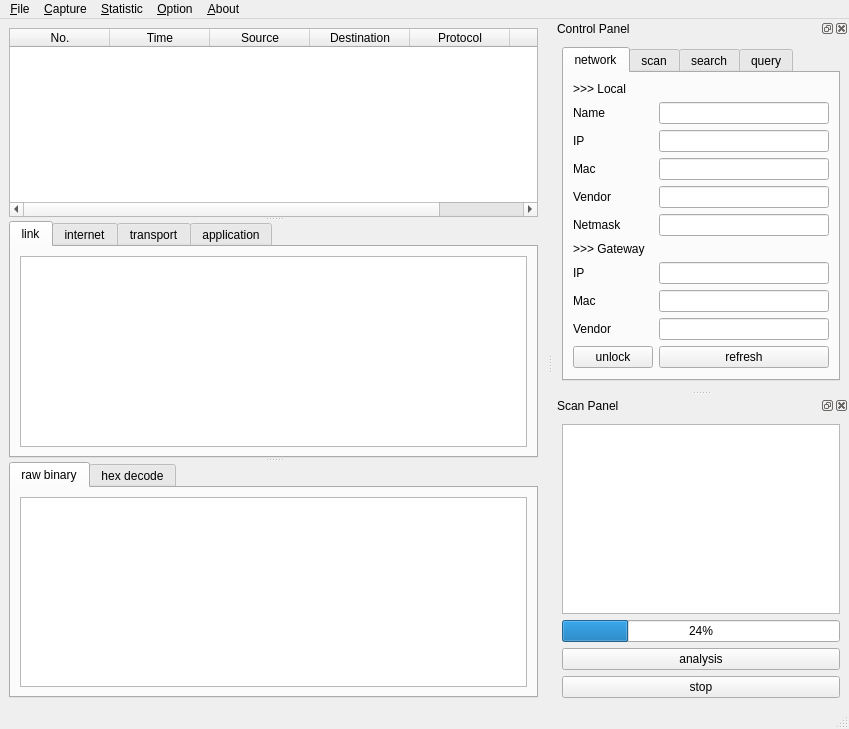
<?xml version="1.0" encoding="UTF-8"?>
<ui version="4.0">
 <class>MainWindow</class>
 <widget class="QMainWindow" name="MainWindow">
  <property name="geometry">
   <rect>
    <x>0</x>
    <y>0</y>
    <width>849</width>
    <height>729</height>
   </rect>
  </property>
  <property name="windowTitle">
   <string>MainWindow</string>
  </property>
  <widget class="QWidget" name="centralwidget">
   <layout class="QHBoxLayout" name="horizontalLayout_8">
    <item>
     <widget class="QSplitter" name="splitter">
      <property name="orientation">
       <enum>Qt::Vertical</enum>
      </property>
      <widget class="QTableWidget" name="conciseInfoTable">
       <property name="showGrid">
        <bool>false</bool>
       </property>
       <column>
        <property name="text">
         <string>No.</string>
        </property>
       </column>
       <column>
        <property name="text">
         <string>Time</string>
        </property>
       </column>
       <column>
        <property name="text">
         <string>Source</string>
        </property>
       </column>
       <column>
        <property name="text">
         <string>Destination</string>
        </property>
       </column>
       <column>
        <property name="text">
         <string>Protocol</string>
        </property>
       </column>
       <column>
        <property name="text">
         <string>Length</string>
        </property>
       </column>
      </widget>
      <widget class="QTabWidget" name="verboseInfoTab">
       <property name="currentIndex">
        <number>0</number>
       </property>
       <widget class="QWidget" name="linkTab">
        <attribute name="title">
         <string>link</string>
        </attribute>
        <layout class="QVBoxLayout" name="verticalLayout_7">
         <item>
          <widget class="QPlainTextEdit" name="linkTextEdit"/>
         </item>
        </layout>
       </widget>
       <widget class="QWidget" name="interTab">
        <attribute name="title">
         <string>internet</string>
        </attribute>
        <layout class="QVBoxLayout" name="verticalLayout_6">
         <item>
          <widget class="QPlainTextEdit" name="interTextEdit"/>
         </item>
        </layout>
       </widget>
       <widget class="QWidget" name="transTab">
        <attribute name="title">
         <string>transport</string>
        </attribute>
        <layout class="QVBoxLayout" name="verticalLayout_5">
         <item>
          <widget class="QPlainTextEdit" name="TransTextEdit"/>
         </item>
        </layout>
       </widget>
       <widget class="QWidget" name="appTab">
        <attribute name="title">
         <string>application</string>
        </attribute>
        <layout class="QVBoxLayout" name="verticalLayout_4">
         <item>
          <widget class="QPlainTextEdit" name="appTextEdit"/>
         </item>
        </layout>
       </widget>
      </widget>
      <widget class="QTabWidget" name="decodeInfoTab">
       <property name="currentIndex">
        <number>0</number>
       </property>
       <widget class="QWidget" name="rawTab">
        <attribute name="title">
         <string>raw binary</string>
        </attribute>
        <layout class="QVBoxLayout" name="verticalLayout_8">
         <item>
          <widget class="QPlainTextEdit" name="rawTextEdit"/>
         </item>
        </layout>
       </widget>
       <widget class="QWidget" name="hexTab">
        <attribute name="title">
         <string>hex decode</string>
        </attribute>
        <layout class="QVBoxLayout" name="verticalLayout_9">
         <item>
          <widget class="QPlainTextEdit" name="hexTextEdit"/>
         </item>
        </layout>
       </widget>
      </widget>
     </widget>
    </item>
   </layout>
  </widget>
  <widget class="QMenuBar" name="menubar">
   <property name="geometry">
    <rect>
     <x>0</x>
     <y>0</y>
     <width>849</width>
     <height>26</height>
    </rect>
   </property>
   <widget class="QMenu" name="menu_File">
    <property name="title">
     <string>&amp;File</string>
    </property>
    <widget class="QMenu" name="menu_export">
     <property name="title">
      <string>&amp;export</string>
     </property>
     <widget class="QMenu" name="menuNetwork_info">
      <property name="title">
       <string>&amp;network info</string>
      </property>
      <addaction name="actionNetCSV"/>
      <addaction name="actionNetJSON"/>
      <addaction name="actionNetPlain"/>
     </widget>
     <widget class="QMenu" name="menuLAN_info">
      <property name="title">
       <string>&amp;LAN info</string>
      </property>
      <addaction name="actionLANCSV"/>
      <addaction name="actionLANJSON"/>
      <addaction name="actionLANPlain"/>
     </widget>
     <widget class="QMenu" name="menuPackets_info">
      <property name="title">
       <string>&amp;packets info</string>
      </property>
      <addaction name="actionPktCSV"/>
      <addaction name="actionPktJSON"/>
      <addaction name="actionPktPlain"/>
     </widget>
     <addaction name="menuNetwork_info"/>
     <addaction name="menuLAN_info"/>
     <addaction name="menuPackets_info"/>
    </widget>
    <addaction name="action_Save"/>
    <addaction name="action_Open"/>
    <addaction name="separator"/>
    <addaction name="menu_export"/>
    <addaction name="separator"/>
    <addaction name="action_close"/>
   </widget>
   <widget class="QMenu" name="menu_Capture">
    <property name="title">
     <string>&amp;Capture</string>
    </property>
    <addaction name="action_Start"/>
    <addaction name="separator"/>
    <addaction name="action_Stop"/>
    <addaction name="separator"/>
    <addaction name="action_Restart"/>
   </widget>
   <widget class="QMenu" name="menu_Statistic">
    <property name="title">
     <string>&amp;Statistic</string>
    </property>
    <widget class="QMenu" name="menu_protocol">
     <property name="title">
      <string>&amp;protocol</string>
     </property>
     <addaction name="action_ProBar"/>
     <addaction name="action_ProHbar"/>
     <addaction name="action_ProPie"/>
    </widget>
    <widget class="QMenu" name="menu_length">
     <property name="title">
      <string>&amp;length</string>
     </property>
     <addaction name="action_LenBar"/>
     <addaction name="action_LenHbar"/>
     <addaction name="action_LenPie"/>
    </widget>
    <widget class="QMenu" name="menu_time">
     <property name="title">
      <string>&amp;time</string>
     </property>
     <addaction name="action_TimeBar"/>
     <addaction name="action_TimeHbar"/>
     <addaction name="action_TimePie"/>
    </widget>
    <addaction name="menu_protocol"/>
    <addaction name="menu_length"/>
    <addaction name="menu_time"/>
   </widget>
   <widget class="QMenu" name="menu_Option">
    <property name="title">
     <string>&amp;Option</string>
    </property>
    <addaction name="separator"/>
    <addaction name="action_Filter"/>
    <addaction name="separator"/>
    <addaction name="action_RefreshRank"/>
   </widget>
   <widget class="QMenu" name="menu_About">
    <property name="title">
     <string>&amp;About</string>
    </property>
    <addaction name="action_Help"/>
    <addaction name="separator"/>
    <addaction name="action_Author"/>
    <addaction name="separator"/>
    <addaction name="action_Rank"/>
   </widget>
   <addaction name="menu_File"/>
   <addaction name="menu_Capture"/>
   <addaction name="menu_Statistic"/>
   <addaction name="menu_Option"/>
   <addaction name="menu_About"/>
  </widget>
  <widget class="QStatusBar" name="statusbar"/>
  <widget class="QDockWidget" name="controlDock">
   <property name="enabled">
    <bool>true</bool>
   </property>
   <property name="floating">
    <bool>false</bool>
   </property>
   <property name="windowTitle">
    <string>Control Panel</string>
   </property>
   <attribute name="dockWidgetArea">
    <number>2</number>
   </attribute>
   <widget class="QWidget" name="controlDockContents">
    <layout class="QHBoxLayout" name="horizontalLayout_2">
     <item>
      <widget class="QTabWidget" name="controlTabManage">
       <property name="currentIndex">
        <number>0</number>
       </property>
       <property name="tabBarAutoHide">
        <bool>false</bool>
       </property>
       <widget class="QWidget" name="networkTab">
        <attribute name="title">
         <string>network</string>
        </attribute>
        <layout class="QFormLayout" name="formLayout">
         <item row="1" column="0">
          <widget class="QLabel" name="nameLabel">
           <property name="text">
            <string>Name</string>
           </property>
          </widget>
         </item>
         <item row="1" column="1">
          <widget class="QLineEdit" name="nameLineEdit"/>
         </item>
         <item row="2" column="0">
          <widget class="QLabel" name="ipLabel">
           <property name="text">
            <string>IP</string>
           </property>
          </widget>
         </item>
         <item row="2" column="1">
          <widget class="QLineEdit" name="ipLineEdit"/>
         </item>
         <item row="3" column="0">
          <widget class="QLabel" name="macLabel">
           <property name="text">
            <string>Mac</string>
           </property>
          </widget>
         </item>
         <item row="3" column="1">
          <widget class="QLineEdit" name="macLineEdit"/>
         </item>
         <item row="4" column="0">
          <widget class="QLabel" name="vendorLabel">
           <property name="text">
            <string>Vendor</string>
           </property>
          </widget>
         </item>
         <item row="4" column="1">
          <widget class="QLineEdit" name="vendorLineEdit"/>
         </item>
         <item row="5" column="0">
          <widget class="QLabel" name="netmaskLabel">
           <property name="text">
            <string>Netmask</string>
           </property>
          </widget>
         </item>
         <item row="5" column="1">
          <widget class="QLineEdit" name="netmaskLineEdit"/>
         </item>
         <item row="7" column="0">
          <widget class="QLabel" name="gwIpLabel">
           <property name="text">
            <string>IP</string>
           </property>
          </widget>
         </item>
         <item row="10" column="0">
          <widget class="QLabel" name="gwVendorLabel">
           <property name="text">
            <string>Vendor</string>
           </property>
          </widget>
         </item>
         <item row="10" column="1">
          <widget class="QLineEdit" name="gwVendorLineEdit"/>
         </item>
         <item row="13" column="1">
          <widget class="QPushButton" name="refreshButton">
           <property name="text">
            <string>refresh</string>
           </property>
          </widget>
         </item>
         <item row="0" column="0">
          <widget class="QLabel" name="localLabel">
           <property name="text">
            <string>&gt;&gt;&gt; Local</string>
           </property>
          </widget>
         </item>
         <item row="6" column="0">
          <widget class="QLabel" name="gwLabel">
           <property name="text">
            <string>&gt;&gt;&gt; Gateway</string>
           </property>
          </widget>
         </item>
         <item row="8" column="0">
          <widget class="QLabel" name="gwMacLabel">
           <property name="text">
            <string>Mac</string>
           </property>
          </widget>
         </item>
         <item row="13" column="0">
          <widget class="QPushButton" name="unlockButton">
           <property name="text">
            <string>unlock</string>
           </property>
          </widget>
         </item>
         <item row="7" column="1">
          <widget class="QLineEdit" name="gwIpLineEdit"/>
         </item>
         <item row="8" column="1">
          <widget class="QLineEdit" name="gwMacLineEdit"/>
         </item>
        </layout>
       </widget>
       <widget class="QWidget" name="scanTab">
        <attribute name="title">
         <string>scan</string>
        </attribute>
        <layout class="QVBoxLayout" name="verticalLayout_3">
         <item>
          <widget class="QLabel" name="rangeLabel">
           <property name="text">
            <string>Range</string>
           </property>
          </widget>
         </item>
         <item>
          <widget class="QLineEdit" name="rangeLineEdit"/>
         </item>
         <item>
          <widget class="QPushButton" name="rangeButton">
           <property name="text">
            <string>range scan</string>
           </property>
          </widget>
         </item>
         <item>
          <widget class="QLabel" name="maskLabel">
           <property name="text">
            <string>Mask</string>
           </property>
          </widget>
         </item>
         <item>
          <widget class="QLineEdit" name="maskLineEdit"/>
         </item>
         <item>
          <widget class="QPushButton" name="maskButton">
           <property name="text">
            <string>mask scan</string>
           </property>
          </widget>
         </item>
        </layout>
       </widget>
       <widget class="QWidget" name="searchTab">
        <attribute name="title">
         <string>search</string>
        </attribute>
        <layout class="QFormLayout" name="formLayout_4">
         <item row="0" column="0">
          <widget class="QLabel" name="searchLabel">
           <property name="text">
            <string>Search</string>
           </property>
          </widget>
         </item>
         <item row="0" column="1">
          <widget class="QLineEdit" name="searchLineEdit"/>
         </item>
         <item row="1" column="1">
          <widget class="QPushButton" name="searchButton">
           <property name="text">
            <string>search</string>
           </property>
          </widget>
         </item>
        </layout>
       </widget>
       <widget class="QWidget" name="ipinfoTab">
        <attribute name="title">
         <string>query</string>
        </attribute>
        <layout class="QFormLayout" name="formLayout_3">
         <item row="0" column="0">
          <widget class="QLabel" name="sipLabel">
           <property name="text">
            <string>Query IP</string>
           </property>
          </widget>
         </item>
         <item row="0" column="1">
          <widget class="QLineEdit" name="sipLineEdit"/>
         </item>
         <item row="1" column="0" colspan="2">
          <widget class="QTextEdit" name="sipTextEdit"/>
         </item>
         <item row="2" column="0">
          <widget class="QPushButton" name="sipButton">
           <property name="text">
            <string>query</string>
           </property>
          </widget>
         </item>
        </layout>
       </widget>
      </widget>
     </item>
    </layout>
   </widget>
  </widget>
  <widget class="QDockWidget" name="scanDock">
   <property name="windowTitle">
    <string>Scan Panel</string>
   </property>
   <attribute name="dockWidgetArea">
    <number>2</number>
   </attribute>
   <widget class="QWidget" name="scanDockContents">
    <layout class="QVBoxLayout" name="verticalLayout">
     <item>
      <widget class="QListWidget" name="nodeListWidget"/>
     </item>
     <item>
      <widget class="QProgressBar" name="scanProgressBar">
       <property name="value">
        <number>24</number>
       </property>
      </widget>
     </item>
     <item>
      <widget class="QPushButton" name="analysisButton">
       <property name="text">
        <string>analysis</string>
       </property>
      </widget>
     </item>
     <item>
      <widget class="QPushButton" name="stopButton">
       <property name="text">
        <string>stop</string>
       </property>
      </widget>
     </item>
    </layout>
   </widget>
  </widget>
  <action name="action_Save">
   <property name="text">
    <string>&amp;save</string>
   </property>
  </action>
  <action name="action_Open">
   <property name="text">
    <string>&amp;open</string>
   </property>
  </action>
  <action name="action_Export">
   <property name="text">
    <string>&amp;Export</string>
   </property>
  </action>
  <action name="actionNetCSV">
   <property name="text">
    <string>&amp;CSV</string>
   </property>
  </action>
  <action name="actionNetJSON">
   <property name="text">
    <string>&amp;JSON</string>
   </property>
  </action>
  <action name="actionNetPlain">
   <property name="text">
    <string>&amp;plain text</string>
   </property>
  </action>
  <action name="actionLANCSV">
   <property name="text">
    <string>CSV</string>
   </property>
  </action>
  <action name="actionLANJSON">
   <property name="text">
    <string>JSON</string>
   </property>
  </action>
  <action name="actionLANPlain">
   <property name="text">
    <string>plain text</string>
   </property>
  </action>
  <action name="actionPktCSV">
   <property name="text">
    <string>CSV</string>
   </property>
  </action>
  <action name="actionPktJSON">
   <property name="text">
    <string>JSON</string>
   </property>
  </action>
  <action name="actionPktPlain">
   <property name="text">
    <string>plain text</string>
   </property>
  </action>
  <action name="action_Start">
   <property name="text">
    <string>&amp;start</string>
   </property>
  </action>
  <action name="actionSto_p">
   <property name="text">
    <string>sto&amp;p</string>
   </property>
  </action>
  <action name="action_restart">
   <property name="text">
    <string>&amp;restart</string>
   </property>
  </action>
  <action name="action_ProBar">
   <property name="text">
    <string>&amp;bar</string>
   </property>
  </action>
  <action name="action_ProHbar">
   <property name="text">
    <string>&amp;hbar</string>
   </property>
  </action>
  <action name="action_ProPie">
   <property name="text">
    <string>&amp;pie</string>
   </property>
  </action>
  <action name="action_LenBar">
   <property name="text">
    <string>&amp;bar</string>
   </property>
  </action>
  <action name="action_LenHbar">
   <property name="text">
    <string>&amp;hbar</string>
   </property>
  </action>
  <action name="action_LenPie">
   <property name="text">
    <string>&amp;pie</string>
   </property>
  </action>
  <action name="action_TimeBar">
   <property name="text">
    <string>&amp;bar</string>
   </property>
  </action>
  <action name="action_TimeHbar">
   <property name="text">
    <string>&amp;hbar</string>
   </property>
  </action>
  <action name="action_TimePie">
   <property name="text">
    <string>&amp;pie</string>
   </property>
  </action>
  <action name="action_Stop">
   <property name="text">
    <string>sto&amp;p</string>
   </property>
  </action>
  <action name="action_Restart">
   <property name="text">
    <string>&amp;restart</string>
   </property>
  </action>
  <action name="action_Help">
   <property name="text">
    <string>&amp;help</string>
   </property>
  </action>
  <action name="action_Author">
   <property name="text">
    <string>&amp;author</string>
   </property>
  </action>
  <action name="action_close">
   <property name="text">
    <string>&amp;close</string>
   </property>
   <property name="shortcut">
    <string>Ctrl+Q</string>
   </property>
  </action>
  <action name="action_rank">
   <property name="text">
    <string>&amp;rank</string>
   </property>
  </action>
  <action name="action_Rank">
   <property name="text">
    <string>&amp;rank</string>
   </property>
  </action>
  <action name="action_Filter">
   <property name="text">
    <string>&amp;filter</string>
   </property>
  </action>
  <action name="action_RefreshRank">
   <property name="text">
    <string>&amp;refresh rank</string>
   </property>
  </action>
 </widget>
 <resources/>
 <connections/>
</ui>
